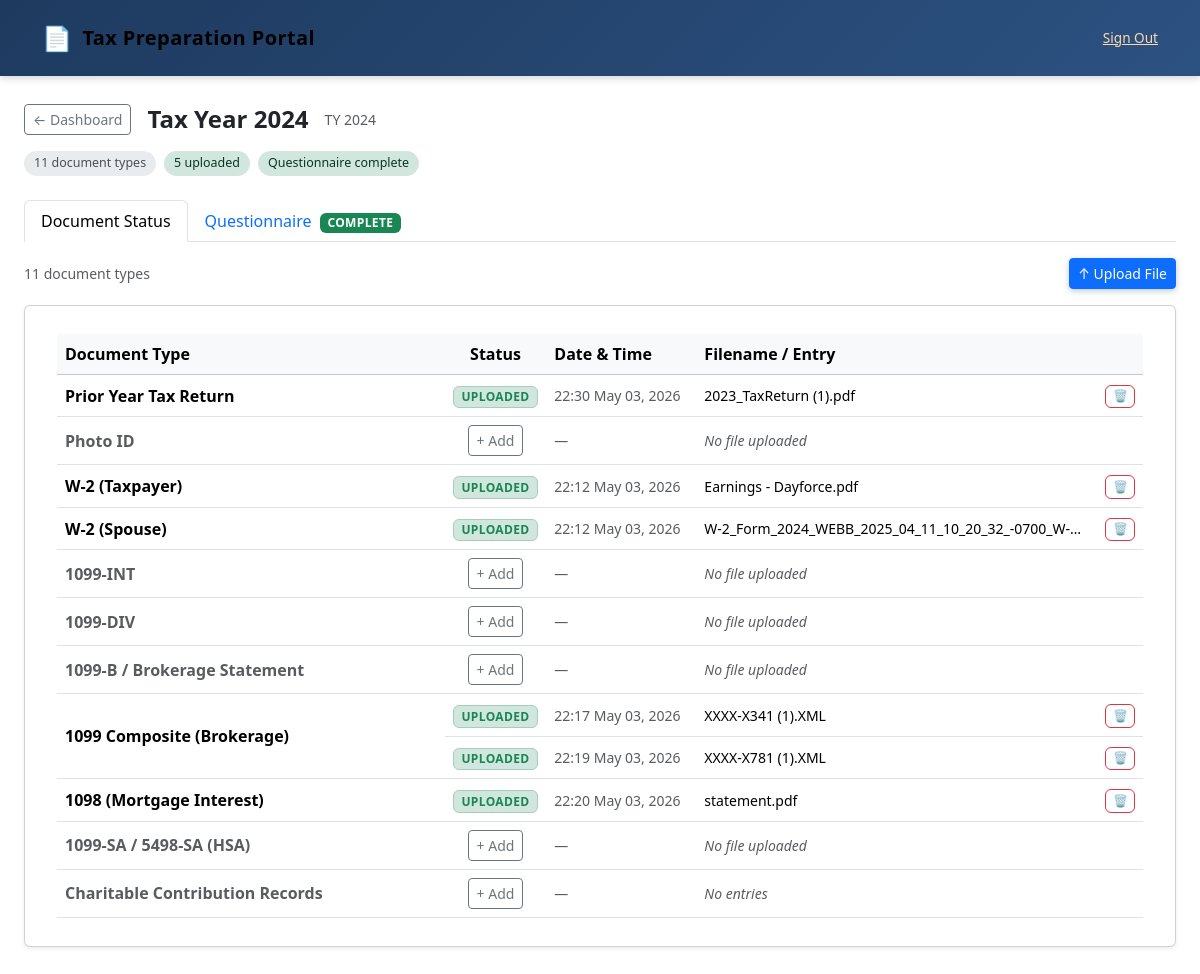
Page /year/2024 (signed in) on the earlier database version.
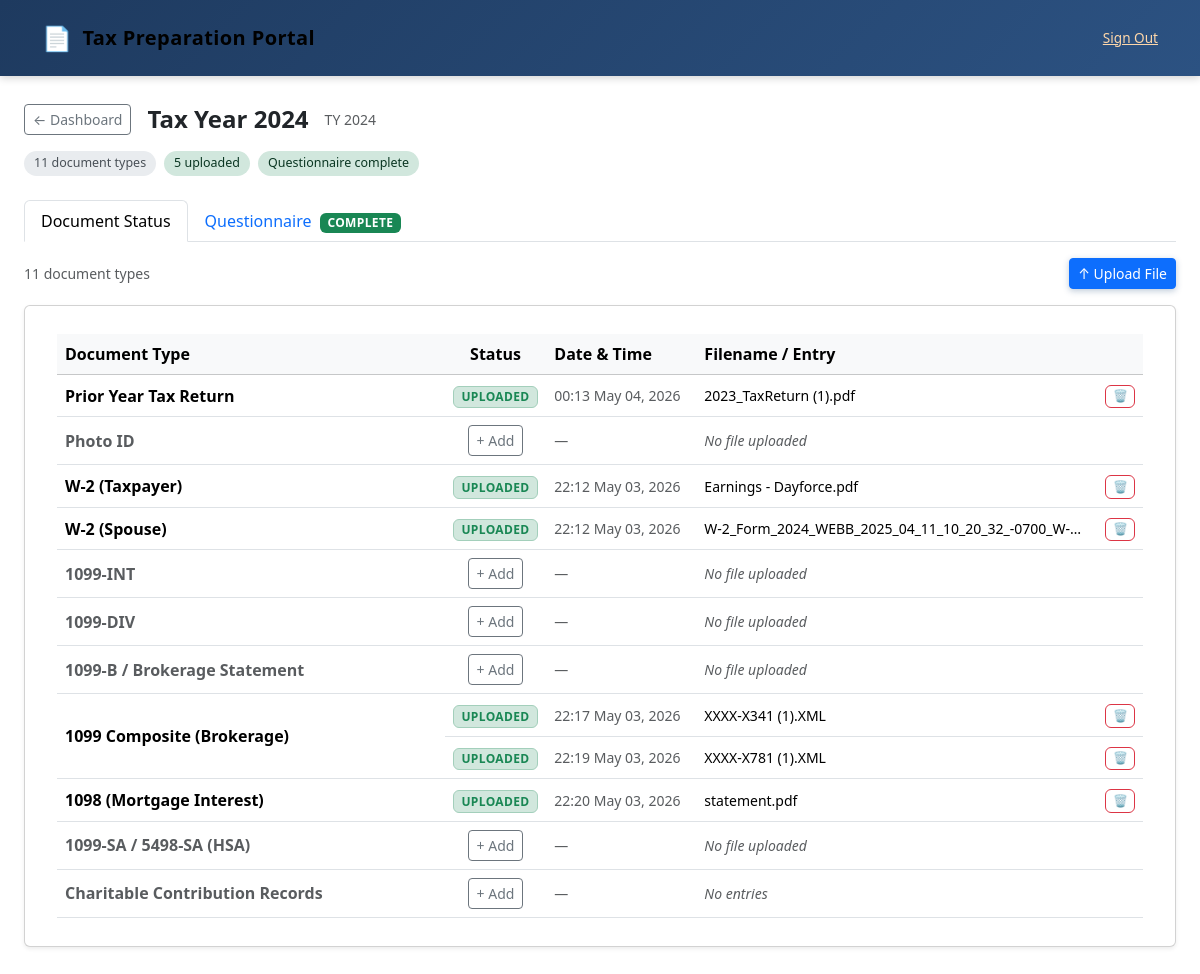
Same page on the later database version.
### tables this page shows
CREATE TABLE uploads (
    id INTEGER PRIMARY KEY AUTOINCREMENT,
    user_id INTEGER NOT NULL,
    tax_year INTEGER NOT NULL,
    category TEXT NOT NULL,
    filename TEXT NOT NULL,
    original_name TEXT NOT NULL,
    uploaded_at TEXT NOT NULL DEFAULT (datetime('now')),
    FOREIGN KEY (user_id) REFERENCES users(id)
);

### portal/views.py (the view, shortened to what this page needs)
@portal_bp.route("/year/<int:year>")
@login_required
def year_detail(year: int):
    if year not in TAX_YEARS:
        flash("Invalid tax year.", "error")
        return redirect(url_for("portal.dashboard"))
    user_id = session["user_id"]
    qr = get_questionnaire(_db_path(), user_id, year)
    uploads = get_uploads(_db_path(), user_id, year)
    answers = qr["answers"] if qr else {}
    filing_status = session.get("filing_status", "single")
    expected_docs = get_required_documents(answers, filing_status)
    parsed_docs = []
    preparer_db = _preparer_db_path()
    if preparer_db:
        try:
            from preparer.database import get_parsed_documents
            parsed_docs = get_parsed_documents(preparer_db, user_id, year)
        except Exception:
            pass
    doc_status = _build_doc_status(expected_docs, uploads, parsed_docs)
    status = _year_status(user_id, year)
    questionnaire_sections = get_section_for_filing_status(QUESTIONNAIRE_SECTIONS, filing_status)
    manual_entries = []
    if preparer_db:
        try:
            from preparer.database import get_manual_entries
            manual_entries = get_manual_entries(preparer_db, user_id, year)
        except Exception:
            pass
    charitable_entries = [
        e for e in manual_entries
        if e["category"] in ("charitable_cash", "charitable_noncash")
    ]
    has_charitable_in_status = any(d["category"] == "Charitable_Records" for d in doc_status)
    return render_template(
        "portal/checklist.html",
        year=year,
        doc_status=doc_status,
        status=status,
        questionnaire=qr,
        questionnaire_sections=questionnaire_sections,
        questionnaire_complete=bool(qr and qr.get("completed")),
        answers=answers,
        manual_entries=manual_entries,
        charitable_entries=charitable_entries,
    )

### portal/database.py (called while the page is built)
def get_db(db_path: str) -> sqlite3.Connection:
    conn = sqlite3.connect(db_path)
    conn.row_factory = sqlite3.Row
    conn.execute("PRAGMA foreign_keys = ON")
    return conn

def get_questionnaire(db_path: str, user_id: int, tax_year: int) -> dict | None:
    conn = get_db(db_path)
    try:
        row = conn.execute(
            """SELECT * FROM questionnaire_responses
               WHERE user_id = ? AND tax_year = ?""",
            (user_id, tax_year)
        ).fetchone()
        if row:
            result = dict(row)
            result["answers"] = json.loads(result["answers"])
            return result
        return None
    finally:
        conn.close()

def get_uploads(db_path: str, user_id: int, tax_year: int) -> list[dict]:
    conn = get_db(db_path)
    try:
        rows = conn.execute(
            """SELECT * FROM uploads WHERE user_id = ? AND tax_year = ?
               ORDER BY category, uploaded_at""",
            (user_id, tax_year)
        ).fetchall()
        return [dict(r) for r in rows]
    finally:
        conn.close()

### portal/questionnaire.py (called while the page is built)
def get_section_for_filing_status(sections: list[dict], filing_status: str) -> list[dict]:
    is_married = filing_status in ("mfj", "mfs", "married_filing_jointly", "married_filing_separately")
    result = []
    for section in sections:
        if section.get("spouse_only") and not is_married:
            continue
        result.append(section)
    return result

### portal/views.py (called while the page is built)
def login_required(f):
    @wraps(f)
    def decorated(*args, **kwargs):
        if "user_id" not in session:
            flash("Please log in to access the portal.", "error")
            return redirect(url_for("auth.login"))
        return f(*args, **kwargs)
    return decorated

def _db_path() -> str:
    return current_app.config["DB_PATH"]

def _preparer_db_path() -> str:
    return current_app.config.get("PREPARER_DB_PATH", "")

### preparer/database.py (called while the page is built)
def _get_db(db_path: str) -> sqlite3.Connection:
    conn = sqlite3.connect(db_path)
    conn.row_factory = sqlite3.Row
    return conn

def get_manual_entries(db_path: str, user_id: int, tax_year: int) -> list[dict]:
    conn = _get_db(db_path)
    try:
        rows = conn.execute(
            "SELECT * FROM manual_entries WHERE user_id=? AND tax_year=? ORDER BY category, name",
            (user_id, tax_year),
        ).fetchall()
        return [dict(r) for r in rows]
    finally:
        conn.close()

### portal/templates/portal/checklist.html (shortened to what this page needs)
{% extends "base.html" %}
{% block head %}
<link rel="stylesheet" href="https://cdn.jsdelivr.net/npm/bootstrap@5.3.3/dist/css/bootstrap.min.css">
{% endblock %}
{% block content %}
<div style="padding:28px 24px 60px">
  <div class="d-flex align-items-center gap-3 mb-3 flex-wrap">
    <a href="{{ url_for('portal.dashboard') }}" class="btn btn-sm btn-outline-secondary">&larr; Dashboard</a>
    <h4 class="mb-0 fw-bold">Tax Year {{ year }}</h4>
    <span class="text-muted small">TY {{ year }}</span>
  </div>
  <div class="d-flex gap-2 mb-4 flex-wrap">
    <span class="chip chip-neutral">{{ doc_status | length }} document type{{ 's' if doc_status | length != 1 }}</span>
    {% set uploaded_count = doc_status | selectattr('uploaded') | list | length %}
    <span class="chip chip-success">{{ uploaded_count }} uploaded</span>
    {% if questionnaire %}
      {% if questionnaire.completed %}
        <span class="chip chip-success">Questionnaire complete</span>
      {% else %}
        <span class="chip chip-warning">Questionnaire in progress</span>
      {% endif %}
    {% else %}
      <span class="chip chip-neutral">Questionnaire not started</span>
    {% endif %}
  </div>
  <ul class="nav nav-tabs mb-3" id="portalTabs" role="tablist">
    <li class="nav-item">
      <button class="nav-link active" data-bs-toggle="tab" data-bs-target="#tab-docs">Document Status</button>
    </li>
    <li class="nav-item">
      <button class="nav-link" data-bs-toggle="tab" data-bs-target="#tab-questionnaire">
        Questionnaire
        {% if questionnaire and questionnaire.completed %}
          <span class="badge bg-success ms-1">Complete</span>
        {% elif questionnaire %}
          <span class="badge bg-warning text-dark ms-1">In Progress</span>
        {% else %}
          <span class="badge bg-secondary ms-1">Not Started</span>
        {% endif %}
      </button>
    </li>
  </ul>
  <div class="tab-content" id="portalTabContent">
    <div class="tab-pane fade show active" id="tab-docs">
      {% if not doc_status %}
        <div class="alert alert-info">No documents expected yet. Complete the questionnaire first.</div>
      {% else %}
      <div class="d-flex align-items-center justify-content-between mb-3">
        <span class="text-muted small">{{ doc_status | length }} document type{{ 's' if doc_status | length != 1 }}</span>
        <button type="button" class="btn btn-primary btn-sm" data-bs-toggle="modal" data-bs-target="#uploadModal">
          &#8593; Upload File
        </button>
      </div>
      <div class="card shadow-sm">
        <div class="table-responsive">
          <table class="table align-middle mb-0">
            <thead class="table-light">
              <tr>
                <th style="min-width:200px">Document Type</th>
                <th class="text-center" style="width:90px">Status</th>
                <th style="width:150px">Date &amp; Time</th>
                <th>Filename / Entry</th>
                <th style="width:50px"></th>
              </tr>
            </thead>
            <tbody>
              {% for doc in doc_status %}
              {% if doc.uploads %}
                {% for upload in doc.uploads %}
                <tr>
                  {% if loop.first %}
                  <td rowspan="{{ doc.uploads | length }}" class="fw-semibold align-middle">
                    {{ doc.label }}
                  </td>
                  {% endif %}
                  <td class="text-center">
                    <span class="badge bg-success-subtle text-success border border-success-subtle">Uploaded</span>
                  </td>
                  <td class="small text-nowrap text-muted">{{ upload.uploaded_at | fmt_datetime }}</td>
                  <td class="small text-truncate" style="max-width:280px" title="{{ upload.original_name }}">
                    {{ upload.original_name }}
                  </td>
                  <td class="text-end">
                    {% if upload.upload_id %}
                    <form method="post"
                          action="{{ url_for('portal.delete_upload_file', year=year, upload_id=upload.upload_id) }}"
                          style="display:inline"
                          onsubmit="return confirm('Delete {{ upload.original_name }}?')">
                      <button type="submit" class="btn btn-xs btn-outline-danger" title="Delete">&#128465;</button>
                    </form>
                    {% endif %}
                  </td>
                </tr>
                {% endfor %}
              {% else %}
                {% if doc.category == 'Charitable_Records' %}
                <tr>
                  <td class="fw-semibold {% if not charitable_entries %}text-muted{% endif %}"
                      {% if charitable_entries %}rowspan="{{ charitable_entries | length + 1 }}"{% endif %}>
                    {{ doc.label }}
                  </td>
                  <td class="text-center">
                    <button type="button"
                            class="btn btn-sm btn-outline-secondary"
                            data-bs-toggle="modal"
                            data-bs-target="#charitableModal">
                      + Add
                    </button>
                  </td>
                  <td class="text-muted small">—</td>
                  {% if charitable_entries %}
                  <td class="text-muted small fst-italic"></td>
                  {% else %}
                  <td class="text-muted small fst-italic">No entries</td>
                  {% endif %}
                  <td></td>
                </tr>
                {% else %}
                <tr>
                  <td class="fw-semibold text-muted">{{ doc.label }}</td>
                  <td class="text-center">
                    <button type="button"
                            class="btn btn-sm btn-outline-secondary"
                            data-bs-toggle="modal"
                            data-bs-target="#uploadModal"
                            data-category="{{ doc.category }}"
                            data-label="{{ doc.label }}">
                      + Add
                    </button>
                  </td>
                  <td class="text-muted small">—</td>
                  <td class="text-muted small fst-italic">No file uploaded</td>
                  <td></td>
                </tr>
                {% endif %}
              {% endif %}
              {% endfor %}
            </tbody>
          </table>
        </div>
      </div>
      {% endif %}
    </div>
  </div>
</div>
{% endblock %}

### portal/templates/base.html (shortened to what this page needs)
<!DOCTYPE html>
<html lang="en">
<head>
    <link rel="stylesheet" href="{{ url_for('static', filename='style.css') }}">
    {% block head %}{% endblock %}
</head>
<body>
    <nav class="navbar">
        <div class="container">
            <a href="{{ url_for('portal.dashboard') if session.get('user_id') else url_for('auth.login') }}"
               class="navbar-brand">
                <span class="brand-icon">&#128196;</span>
                Tax Preparation Portal
            </a>
            {% if session.get('user_id') %}
            <div class="navbar-user">
                <a href="{{ url_for('auth.logout') }}">Sign Out</a>
            </div>
            {% endif %}
        </div>
    </nav>
    {% block content %}{% endblock %}
</body>
</html>

### portal/static/style.css (style rules this page uses)
*, *::before, *::after { box-sizing: border-box; margin: 0; padding: 0; }
html { font-size: 16px; scroll-behavior: smooth; }
body { font-family: system-ui, -apple-system, BlinkMacSystemFont, "Segoe UI", Roboto, sans-serif; background-color: #f0f4f8; color: #2d3748; line-height: 1.6; min-height: 100vh; }
a { color: #2c5282; text-decoration: none; }
.container { max-width: 900px; margin: 0 auto; padding: 0 20px; }
.navbar { background: linear-gradient(135deg, #1e3a5f 0%, #2c5282 100%); color: #fff; box-shadow: 0 2px 8px rgba(0, 0, 0, 0.18); position: sticky; top: 0; z-index: 100; }
.navbar .container { display: flex; align-items: center; justify-content: space-between; height: 60px; }
.navbar-brand { font-size: 1.2rem; font-weight: 700; color: #fff; letter-spacing: 0.02em; display: flex; align-items: center; gap: 10px; }
.navbar-brand .brand-icon { font-size: 1.5rem; }
.navbar-user { display: flex; align-items: center; gap: 16px; font-size: 0.9rem; }
.navbar-user a { color: #fed7aa; font-size: 0.85rem; }
.card { background: #fff; border-radius: 8px; box-shadow: 0 1px 4px rgba(0, 0, 0, 0.08), 0 4px 16px rgba(0, 0, 0, 0.06); padding: 28px 32px; margin-bottom: 24px; }
.badge { display: inline-block; padding: 3px 10px; border-radius: 99px; font-size: 0.75rem; font-weight: 600; letter-spacing: 0.03em; text-transform: uppercase; }
.btn { display: inline-flex; align-items: center; gap: 6px; padding: 9px 20px; border: none; border-radius: 6px; font-size: 0.9rem; font-weight: 600; cursor: pointer; text-decoration: none; transition: background 0.15s ease, transform 0.1s ease, box-shadow 0.15s ease; line-height: 1.4; }
.btn-primary { background: #2c5282; color: #fff; box-shadow: 0 2px 6px rgba(44, 82, 130, 0.3); }
.btn-sm { padding: 5px 12px; font-size: 0.8rem; }
.text-center { text-align: center; }
.text-muted { color: #718096; }
.text-success { color: #27ae60; }
.fw-bold { font-weight: 700; }
.mb-3 { margin-bottom: 24px; }

### portal/templates/portal/checklist.html (style rules this page uses)
.chip { display:inline-flex; align-items:center; padding:3px 10px; border-radius:999px; font-size:.78rem; font-weight:500; }
.chip-neutral { background:#e9ecef; color:#495057; }
.chip-success { background:#d1e7dd; color:#0a3622; }
.btn-xs { padding:.15rem .4rem; font-size:.75rem; line-height:1.4; }

Differences in the rows shown:
removed uploads: label "Prior Year Tax Return", uploaded_at|fmt_datetime "22:30 May 03, 2026", original_name "2023_TaxReturn (1).pdf"
added uploads: label "Prior Year Tax Return", uploaded_at|fmt_datetime "00:13 May 04, 2026", original_name "2023_TaxReturn (1).pdf"
